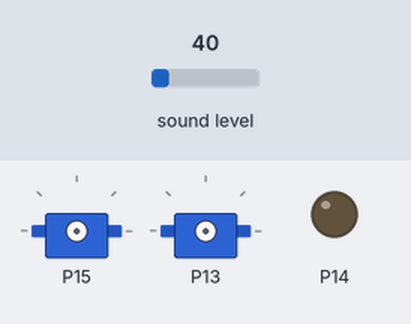
A program run on a simulated BBC micro:bit (MakeCode). On the bench: 2 × servo, output pins drawn as LEDs (lit = HIGH). The inputs (shaded band) are chosen by the test bench; at power-on: sound level 40.

Above: at 1.2 s.
1.3 s: sound level set to 128
At 5.1 s:
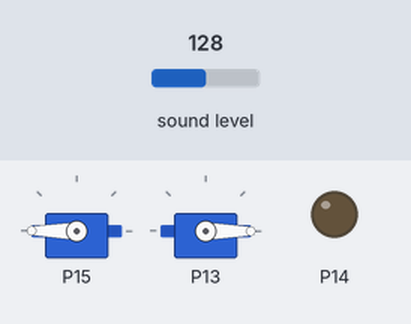
At 7.8 s:
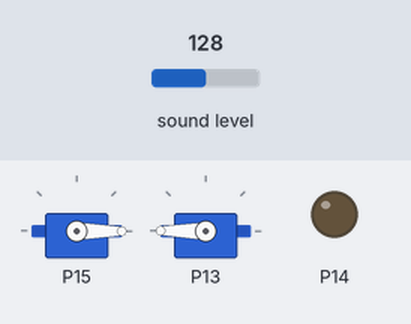
9.8 s: sound level set to 105
11.8 s: sound level set to 96
At 15.9 s:
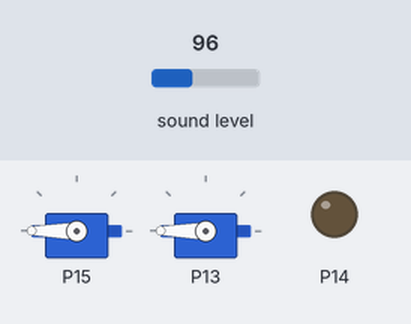
Timing chart, 0 to 21.8 s (numbered marks = the images above; inputs shaded):
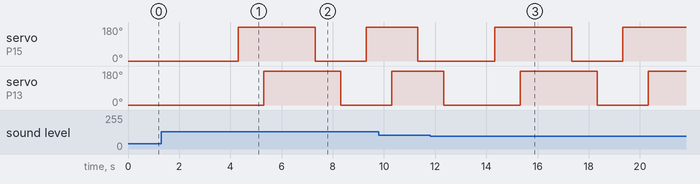

Measured:
- the behaviour switches between 101 and 100 on sound level (found by bisection; images 2 and 3)
- after the input at 1.3 s, servo on P15: 0° → 180° after 3.0 s, → 0° 3.0 s later, → 180° 2.0 s later; servo on P13: 0° → 180° after 4.0 s, → 0° 3.0 s later
- after the input at 11.8 s, servo on P15: goes on until 19.3 s, then stays 180°

The program:

main.ts
```typescript
basic.forever(function () {
    if (30 > input.soundLevel()) {
        pins.digitalWritePin(DigitalPin.P13, 0)
        pins.digitalWritePin(DigitalPin.P15, 0)
    } else if (100 < input.soundLevel()) {
        pins.servoWritePin(AnalogPin.P15, 0)
        basic.pause(1000)
        pins.servoWritePin(AnalogPin.P13, 0)
        basic.pause(1000)
        pins.digitalWritePin(DigitalPin.P15, 0)
        basic.pause(1000)
        pins.servoWritePin(AnalogPin.P15, 180)
        basic.pause(1000)
        pins.servoWritePin(AnalogPin.P13, 180)
        basic.pause(1000)
        pins.digitalWritePin(DigitalPin.P15, 0)
        pins.digitalWritePin(DigitalPin.P14, 0)
        basic.pause(1000)
        pins.servoWritePin(AnalogPin.P15, 0)
        basic.pause(1000)
        pins.servoWritePin(AnalogPin.P13, 0)
        basic.pause(1000)
        pins.servoWritePin(AnalogPin.P15, 180)
        basic.pause(1000)
        pins.servoWritePin(AnalogPin.P13, 180)
        basic.pause(1000)
    } else {

    }
})
```

test.ts
```typescript
// 테스트는 여기로 이동합니다; 이 패키지가 확장으로 사용될 때 컴파일되지 않을 것 입니다.
```
